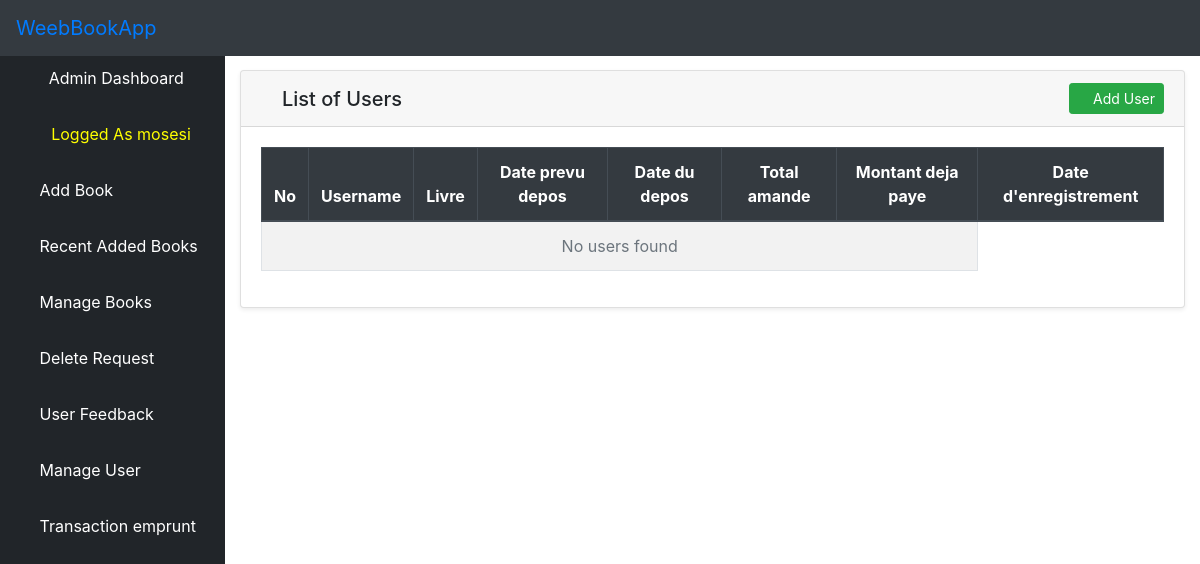
The app's page /retar_livre_list/ (signed in), older data.
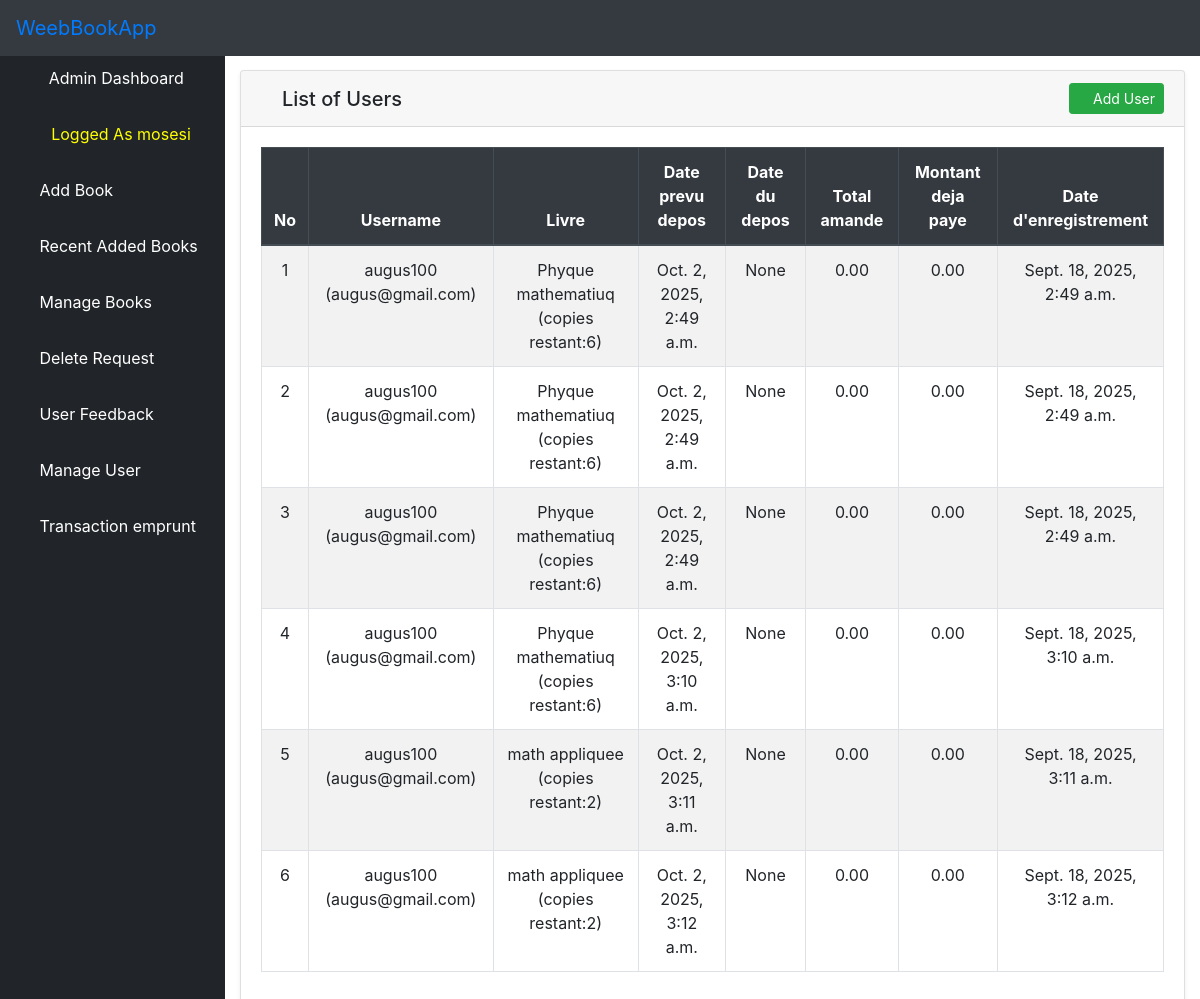
The same page, newer data.
### bookstore/models.py (models this page shows, shortened)
class User(AbstractUser):
    is_admin = models.BooleanField(default=False)
    is_publisher = models.BooleanField(default=False)
    is_librarian = models.BooleanField(default=False)
    class Meta:
        swappable = 'AUTH_USER_MODEL'
    def __str__(self):
            return self.username+" ("+self.email+")"

class Emprunt(models.Model):   # <-- il faut hériter de models.Model !
    book_id = models.ForeignKey(Book, on_delete=models.CASCADE)
    user = models.ForeignKey(User, on_delete=models.CASCADE)
    date_prevu_depos = models.DateTimeField(auto_now_add=False, null=True)
    date_depos = models.DateTimeField(auto_now_add=False, null=True)
    date_save = models.DateTimeField(auto_now_add=True, null=False)
    amande_amount = models.DecimalField(max_digits=8, decimal_places=2, null=True, default=0)
    amande_paid_amount = models.DecimalField(max_digits=8, decimal_places=2, null=True, default=0)

class Book(models.Model):
    title = models.CharField(max_length=100)
    author = models.CharField(max_length=100)
    year = models.CharField(max_length=100)
    publisher = models.CharField(max_length=200)
    desc = models.CharField(max_length=1000)
    uploaded_by = models.CharField(max_length=100, null=True, blank=True)
    user_id = models.CharField(max_length=100, null=True, blank=True)
    pdf = models.FileField(upload_to='bookapp/pdfs/')
    cover = models.ImageField(upload_to='bookapp/covers/', null=True, blank=True)
    nbr_copy = models.IntegerField(max_length=100,null=True,default=0)
    def __str__(self):
        return self.title+" (copies restant:"+str(self.nbr_copy)+")"

### bookstore/views.py (the view)
# urls.py: path('retar_livre_list/', views.livres_retard, name='retar_livre_list'),
@login_required
def livres_retard(request):
    maintenant = timezone.now()
    montant_amande_par_jour = 500
    emprunts_en_retard = Emprunt.objects.all(
    )
    for emprunt in emprunts_en_retard:
        jours_retard = (maintenant - emprunt.date_prevu_depos).days
        emprunt.amande_calcul = jours_retard * montant_amande_par_jour
    context = {
        'emprunts_en_retard': emprunts_en_retard
    }
    return render(request, 'dashboard/retar_livre_list.html', context)

### bookstore/templates/dashboard/retar_livre_list.html (shortened to what this page needs)
{% extends 'dashboard/base.html' %}
{% block body %}
<div class="container-fluid">
  <div class="row" style="padding-top: 20px;">
    <div class="col-12">
      <div class="card mb-4 shadow-sm">
        <div class="card-header d-flex justify-content-between align-items-center">
          <h5 class="mb-0">
            <i class="fas fa-users text-primary"></i> List of Users
          </h5>
          <a class="btn btn-sm btn-success" href="{% url 'create_user_form' %}">
            <i class="fas fa-plus"></i> Add User
          </a>
        </div>
        <div class="card-body">
          <div class="table-responsive">
            <table class="table table-striped table-hover table-bordered" id="dataTable" width="100%">
              <thead class="thead-dark text-center">
                <tr>
                  <th>No</th>
                  <th>Username</th>
                  <th>Livre</th>
                  <th>Date prevu depos</th>
                  <th>Date du depos</th>
                  <th>Total amande</th>
                  <th>Montant deja paye</th>
                  <th>Date d'enregistrement</th>
                </tr>
              </thead>
              <tbody>
                {% if emprunts_en_retard %}
                  {% for emprunt in emprunts_en_retard %}
                    <tr class="text-center">
                      <td>{{ forloop.counter }}</td>
                      <td>{{ emprunt.user }}</td>
                      <td>{{ emprunt.book_id }}</td>
                      <td>  {{ emprunt.date_prevu_depos }}  </td>
                      <td>{{ emprunt.date_depos }}</td>
                      <td>{{ emprunt.amande_amount }}</td>
                      <td>{{ emprunt.amande_paid_amount }}</td>
                      <td>{{ emprunt.date_save }}</td>
                    </tr>
                  {% endfor %}
                {% else %}
                  <tr>
                    <td colspan="7" class="text-center text-muted">No users found</td>
                  </tr>
                {% endif %}
              </tbody>
            </table>
          </div>
        </div>
      </div>
    </div>
  </div>
</div>
{% endblock %}

### bookstore/templates/dashboard/base.html (shortened to what this page needs)
{% load static %}
<!DOCTYPE html>
<html lang="en">
<head>
    {% load static %}
    <link href="{% static 'vendor/fontawesome-free/css/all.min.css' %}" rel="stylesheet" type="text/css">
       <link rel="stylesheet" href="{% static 'assets/css/bootstrap.min.css' %}">
      <link rel="stylesheet" href="{% static 'assets/fonts/font-awesome-4.7.0/css/font-awesome.min.css' %}">
    <link href="{% static 'vendor/datatables/dataTables.bootstrap4.css' %}" rel="stylesheet">
    <link rel="stylesheet" type="text/css" href="{% static 'css/master.css' %}">
    <link href="{% static 'css/sb-admin.css' %}" rel="stylesheet">
</head>
<body id="page-top">
<nav class="navbar navbar-expand navbar-dark bg-dark fixed-top" style="position: fixed;">
    <a class="navbar-brand mr-1 text-primary" href="">WeebBookApp</a>
    <button class="btn btn-link btn-sm text-white order-1 order-sm-0" id="sidebarToggle" href="#">
        <i class="fas fa-bars"></i>
    </button>
    <ul class="navbar-nav ml-auto ml-md-0">
        <li class="nav-item dropdown no-arrow">
            <a class="nav-link dropdown-toggle" href="#" id="userDropdown" role="button" data-toggle="dropdown" aria-haspopup="true" aria-expanded="false">
                <i class="fas fa-user-circle fa-fw text-primary"></i>
            </a>
        </li>
    </ul>
</nav>
<div id="wrapper" style="padding-top: 50px">
<ul class="sidebar navbar-nav">
    <li class="nav-item active">
        <a class="nav-link" href="{% url 'dashboard' %}">
            <i class="fas fa-fw fa-tachometer-alt"
               style="color:#0d6efd; font-size:18px; margin-right:5px;"></i>
            <span>Admin Dashboard</span>
        </a>
    </li>
    <li class="nav-item active">
        <a class="nav-link" href="">
            <i class="fas fa-user-circle fa-fw"
               style="color:#ffc107; font-size:20px; margin-right:5px;"></i>
            <span style="color: yellow">Logged As {{ user.username }}</span>
        </a>
    </li>
    <li class="nav-item">
        <a class="nav-link" href="{% url 'aabook_form' %}">
            <i class="fas fa-plus-circle"
               style="color:#198754; font-size:18px; margin-right:5px;"></i>
            <span style="color: white">Add Book</span>
        </a>
    </li>
    <li class="nav-item">
        <a class="nav-link" href="{% url 'albook' %}">
            <i class="fas fa-clock"
               style="color:#0dcaf0; font-size:18px; margin-right:5px;"></i>
            <span style="color: white">Recent Added Books</span>
        </a>
    </li>
    <li class="nav-item">
        <a class="nav-link" href="{% url 'ambook' %}">
            <i class="fas fa-book-open"
               style="color:#0d6efd; font-size:18px; margin-right:5px;"></i>
            <span style="color: white">Manage Books</span>
        </a>
    </li>
    <li class="nav-item">
        <a class="nav-link" href="{% url 'adrequest' %}">
            <i class="fas fa-trash-alt"
               style="color:#dc3545; font-size:18px; margin-right:5px;"></i>
            <span style="color: white">Delete Request</span>
        </a>
    </li>
    <li class="nav-item">
        <a class="nav-link" href="{% url 'afeedback' %}">
            <i class="fas fa-comments"
               style="color:#ffc107; font-size:18px; margin-right:5px;"></i>
            <span style="color: white">User Feedback</span>
        </a>
    </li>
    <li class="nav-item">
        <a class="nav-link" href="{% url 'aluser' %}">
            <i class="fas fa-users-cog"
               style="color:#20c997; font-size:18px; margin-right:5px;"></i>
            <span style="color: white">Manage User</span>
        </a>
    </li>
    <li class="nav-item">
        <a class="nav-link" href="{% url 'retar_livre_list' %}">
            <i class="fas fa-users-cog"
               style="color:#20c007; font-size:18px; margin-right:5px;"></i>
            <span style="color: white">Transaction emprunt</span>
        </a>
    </li>
</ul>
    {% block body %}{% endblock %}
</div>

### static/css/master.css (style rules this page uses)
html { scroll-behavior: smooth; }
li { list-style-type: none; }

### bookstore/templates/dashboard/base.html (style rules this page uses)
body { display: flex; flex-direction: column; min-height: 90vh; }

Row changes from the older to the newer data that the page shows:
added Emprunt: user "augus100 (augus@gmail.com)", book_id "Phyque mathematiuq (copies restant:6)", date_prevu_depos "Oct. 2, 2025, 2:49 a.m.", date_depos "None", amande_amount "0.00", amande_paid_amount "0.00", date_save "Sept. 18, 2025, 2:49 a.m."
added Emprunt: user "augus100 (augus@gmail.com)", book_id "Phyque mathematiuq (copies restant:6)", date_prevu_depos "Oct. 2, 2025, 2:49 a.m.", date_depos "None", amande_amount "0.00", amande_paid_amount "0.00", date_save "Sept. 18, 2025, 2:49 a.m."
added Emprunt: user "augus100 (augus@gmail.com)", book_id "Phyque mathematiuq (copies restant:6)", date_prevu_depos "Oct. 2, 2025, 2:49 a.m.", date_depos "None", amande_amount "0.00", amande_paid_amount "0.00", date_save "Sept. 18, 2025, 2:49 a.m."
added Emprunt: user "augus100 (augus@gmail.com)", book_id "Phyque mathematiuq (copies restant:6)", date_prevu_depos "Oct. 2, 2025, 3:10 a.m.", date_depos "None", amande_amount "0.00", amande_paid_amount "0.00", date_save "Sept. 18, 2025, 3:10 a.m."
added Emprunt: user "augus100 (augus@gmail.com)", book_id "math appliquee (copies restant:2)", date_prevu_depos "Oct. 2, 2025, 3:11 a.m.", date_depos "None", amande_amount "0.00", amande_paid_amount "0.00", date_save "Sept. 18, 2025, 3:11 a.m."
added Emprunt: user "augus100 (augus@gmail.com)", book_id "math appliquee (copies restant:2)", date_prevu_depos "Oct. 2, 2025, 3:12 a.m.", date_depos "None", amande_amount "0.00", amande_paid_amount "0.00", date_save "Sept. 18, 2025, 3:12 a.m."
Text that changed along with them:
text no longer shown: "No users found"
